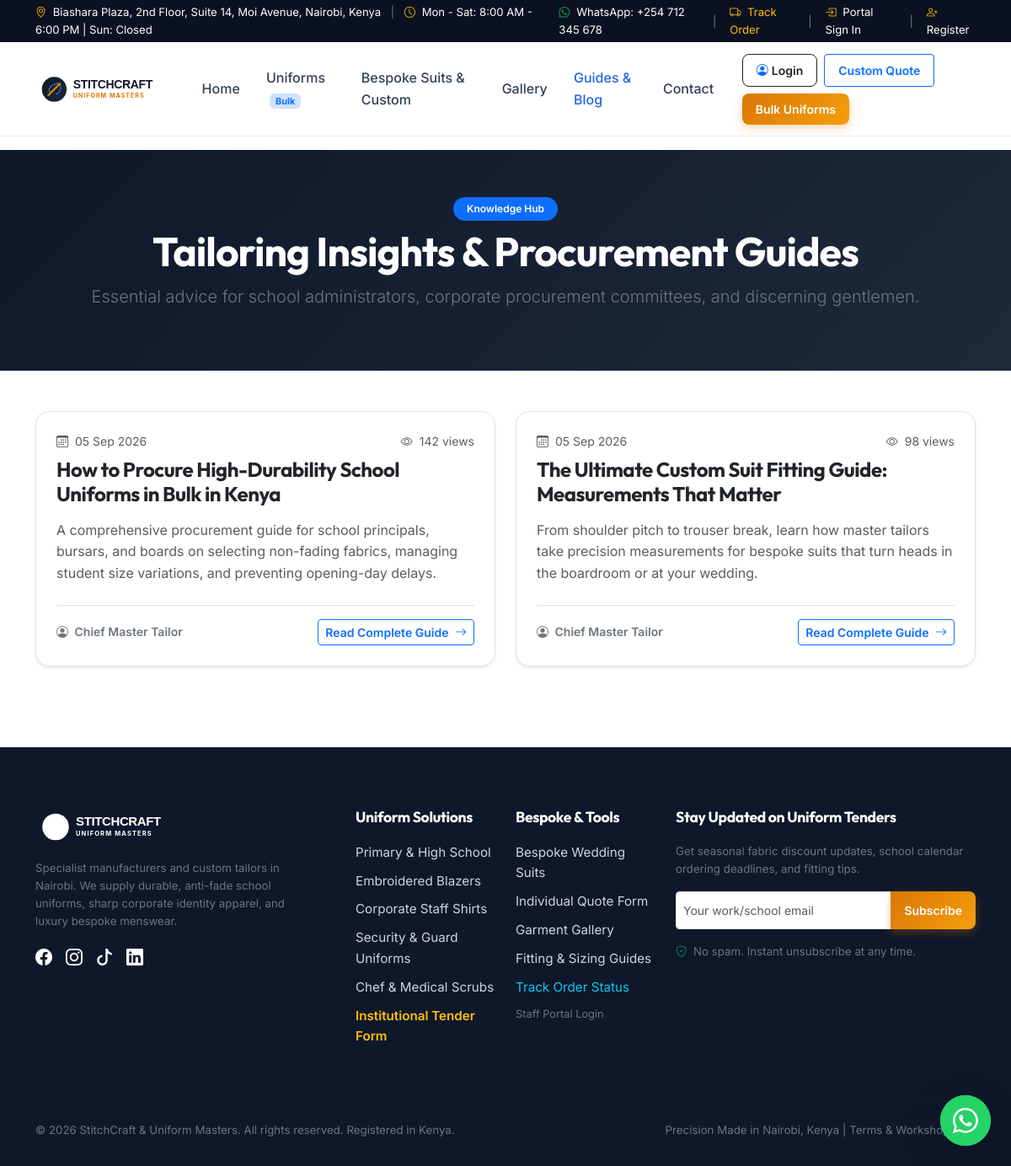
The app's page /articles.php with its own data.
### tables this page shows
CREATE TABLE IF NOT EXISTS `articles` (
  `id` INT AUTO_INCREMENT PRIMARY KEY,
  `title` VARCHAR(200) NOT NULL,
  `slug` VARCHAR(220) NOT NULL UNIQUE,
  `excerpt` TEXT NOT NULL,
  `body_content` LONGTEXT NOT NULL,
  `cover_image` VARCHAR(255) DEFAULT NULL,
  `meta_title` VARCHAR(150) DEFAULT NULL,
  `meta_description` VARCHAR(255) DEFAULT NULL,
  `is_published` TINYINT(1) NOT NULL DEFAULT 1,
  `author_id` INT DEFAULT NULL,
  `views_count` INT NOT NULL DEFAULT 0,
  `published_at` DATETIME DEFAULT CURRENT_TIMESTAMP,
  `created_at` TIMESTAMP DEFAULT CURRENT_TIMESTAMP,
  `updated_at` TIMESTAMP DEFAULT CURRENT_TIMESTAMP ON UPDATE CURRENT_TIMESTAMP,
  FOREIGN KEY (`author_id`) REFERENCES `users`(`id`) ON DELETE SET NULL
);

CREATE TABLE IF NOT EXISTS `users` (
  `id` INT AUTO_INCREMENT PRIMARY KEY,
  `username` VARCHAR(50) NOT NULL UNIQUE,
  `email` VARCHAR(100) NOT NULL UNIQUE,
  `password_hash` VARCHAR(255) NOT NULL,
  `full_name` VARCHAR(100) NOT NULL,
  `role` ENUM('admin', 'staff') NOT NULL DEFAULT 'staff',
  `phone` VARCHAR(20) DEFAULT NULL,
  `is_active` TINYINT(1) NOT NULL DEFAULT 1,
  `created_at` TIMESTAMP DEFAULT CURRENT_TIMESTAMP,
  `updated_at` TIMESTAMP DEFAULT CURRENT_TIMESTAMP ON UPDATE CURRENT_TIMESTAMP
);

### includes/db.php (called while the page is built, shortened)
<?php
function db_query($sql, $params = [], $types = '') {
    $conn = get_db_connection();
    $stmt = $conn->prepare($sql);
    if (!$stmt->execute()) {
        error_log("MySQL execute error: " . $stmt->error . " in query: " . $sql);
        $stmt->close();
        return false;
    }
    return $stmt;
}
function db_fetch_all($sql, $params = [], $types = '') {
    $stmt = db_query($sql, $params, $types);
    $result = $stmt->get_result();
    $rows = [];
    if ($result) {
        while ($row = $result->fetch_assoc()) {
            $rows[] = $row;
        }
    }
    return $rows;
}

### includes/functions.php (called while the page is built, shortened)
<?php
require_once __DIR__ . '/db.php';
function e($string) {
    return htmlspecialchars((string)$string, ENT_QUOTES, 'UTF-8');
}
function format_date($dateStr, $format = 'd M Y') {
    $timestamp = strtotime($dateStr);
    return $timestamp ? date($format, $timestamp) : '-';
}

### articles.php (the view, shortened to what this page needs)
<?php
require_once __DIR__ . '/includes/header.php';
$articles = db_fetch_all("
    SELECT a.*, u.full_name as author_name
    FROM articles a
    LEFT JOIN users u ON a.author_id = u.id
    WHERE a.is_published = 1
    ORDER BY a.published_at DESC
");
?>
<section class="bg-dark text-white py-5" style="background: linear-gradient(135deg, #0f172a 0%, #1e293b 100%);">
  <div class="container py-2 text-center">
    <span class="badge bg-primary px-3 py-2 rounded-pill fw-semibold mb-2">Knowledge Hub</span>
    <h1 class="display-5 fw-bold">Tailoring Insights & Procurement Guides</h1>
    <p class="lead text-secondary max-w-700 mx-auto">
      Essential advice for school administrators, corporate procurement committees, and discerning gentlemen.
    </p>
  </div>
</section>
<section class="py-5">
  <div class="container">
    <div class="row g-4">
      <?php if (!empty($articles)): ?>
        <?php foreach ($articles as $article): ?>
          <div class="col-md-6">
            <div class="card h-100 border shadow-sm rounded-4 overflow-hidden">
              <div class="card-body p-4 d-flex flex-direction-column flex-column justify-content-between">
                <div>
                  <div class="d-flex justify-content-between align-items-center small text-muted mb-2">
                    <span><i class="bi bi-calendar3 me-1"></i> <?= format_date($article['published_at']) ?></span>
                    <span><i class="bi bi-eye me-1"></i> <?= (int)$article['views_count'] ?> views</span>
                  </div>
                  <h3 class="h4 fw-bold mb-3">
                    <a href="<?= BASE_URL ?>/article_view.php?slug=<?= urlencode($article['slug']) ?>" class="text-dark text-decoration-none hover-primary">
                      <?= e($article['title']) ?>
                    </a>
                  </h3>
                  <p class="text-muted mb-4">
                    <?= e($article['excerpt']) ?>
                  </p>
                </div>
                <div class="d-flex justify-content-between align-items-center pt-3 border-top">
                  <span class="small fw-semibold text-secondary">
                    <i class="bi bi-person-circle me-1"></i> <?= e($article['author_name'] ?? 'Master Tailor') ?>
                  </span>
                  <a href="<?= BASE_URL ?>/article_view.php?slug=<?= urlencode($article['slug']) ?>" class="btn btn-outline-primary btn-sm fw-semibold">
                    Read Complete Guide <i class="bi bi-arrow-right ms-1"></i>
                  </a>
                </div>
              </div>
            </div>
          </div>
        <?php endforeach; ?>
      <?php else: ?>
        <div class="col-12 text-center text-muted py-5">
          <p>No guides published yet.</p>
        </div>
      <?php endif; ?>
    </div>
  </div>
</section>
<?php require_once __DIR__ . '/includes/footer.php'; ?>

### assets/css/style.css (style rules this page uses)
:root { --primary-navy: #0f172a; --secondary-navy: #1e293b; --accent-gold: #d97706; --accent-gold-hover: #b45309; --accent-blue: #2563eb; --accent-blue-hover: #1d4ed8; --light-bg: #f8fafc; --card-border: #e2e8f0; --text-dark: #0f172a; --text-muted: #64748b; --font-heading: 'Outfit', -apple-system, BlinkMacSystemFont, "Segoe UI", Roboto, sans-serif; --font-body: 'Inter', -apple-system, BlinkMacSystemFont, "Segoe UI", Roboto, sans-serif; }
body { font-family: var(--font-body); color: var(--text-dark); background-color: #ffffff; overflow-x: hidden; line-height: 1.6; }
h1, h2, h3, h4, h5, h6, .navbar-brand { font-family: var(--font-heading); font-weight: 700; letter-spacing: -0.02em; }

### records on screen
articles: published_at "05 Sep 2026", views_count "142", title "How to Procure High-Durability School Uniforms in Bulk in Kenya", excerpt "A comprehensive procurement guide for school principals, bursars, and boards on selecting non-fading fabrics, managing student size variations, and preventing opening-day delays.", author.full_name "Chief Master Tailor"
articles: published_at "05 Sep 2026", views_count "98", title "The Ultimate Custom Suit Fitting Guide: Measurements That Matter", excerpt "From shoulder pitch to trouser break, learn how master tailors take precision measurements for bespoke suits that turn heads in the boardroom or at your wedding.", author.full_name "Chief Master Tailor"

### other values on screen
BUSINESS_ADDRESS "Biashara Plaza, 2nd Floor, Suite 14, Moi Avenue, Nairobi, Kenya"
BUSINESS_HOURS "Mon - Sat: 8:00 AM - 6:00 PM | Sun: Closed"
BUSINESS_PHONE "+254 712 345 678"
BUSINESS_NAME "StitchCraft & Uniform Masters"
